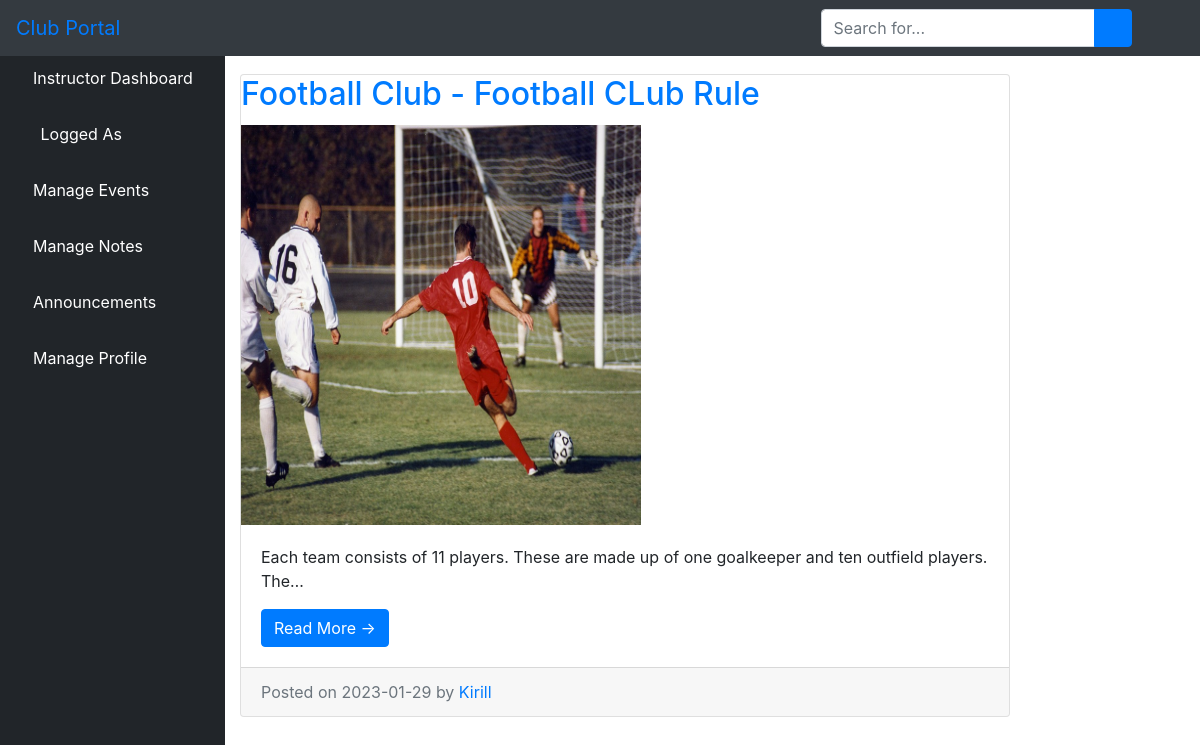
The page /itutorial/ on the database as committed earlier.
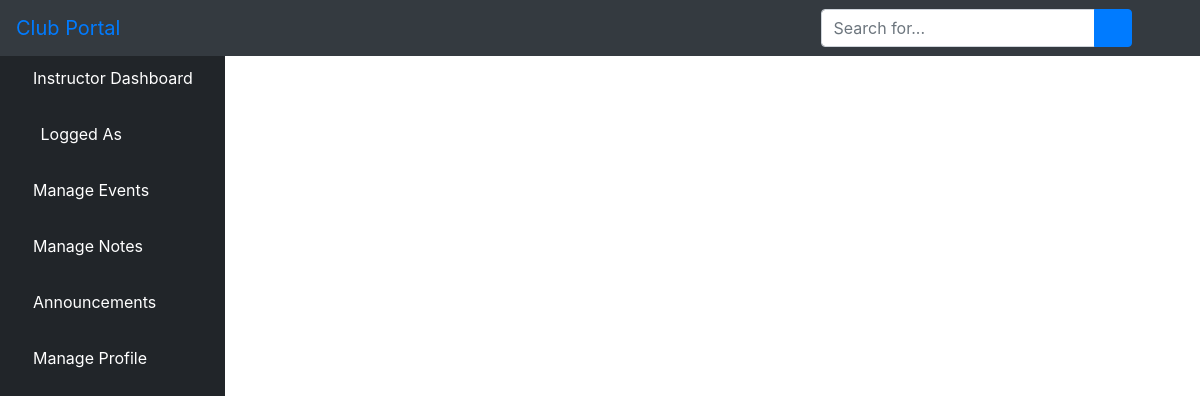
The same page on the database as committed later.
### elearn/models.py (models this page shows, shortened)
class Tutorial(models.Model):
    title = models.CharField(max_length=50)
    content = models.TextField()
    thumb = models.ImageField(upload_to='', null=True, blank=True)
    course = models.ForeignKey(Course, on_delete=models.CASCADE, default='')
    created_at = models.DateTimeField(auto_now_add=True)
    user = models.ForeignKey(User, on_delete=models.CASCADE)
    video = EmbedVideoField(blank=True, null=True)

class Course(models.Model):
    name = models.CharField(max_length=30)
    color = models.CharField(max_length=7, default='#007bff')

class User(AbstractUser):
    is_learner = models.BooleanField(default=False)
    is_instructor = models.BooleanField(default=False)
    is_admin = models.BooleanField(default=False)

### elearn/views.py (the view)
# urls.py: path('itutorial/',views.itutorial,name='itutorial'),
def itutorial(request):
    tutorials = Tutorial.objects.all().order_by('-created_at')
    tutorials = {'tutorials': tutorials}
    return render(request, 'dashboard/instructor/list_tutorial.html', tutorials)

### elearn/templates/dashboard/instructor/list_tutorial.html (shortened to what this page needs)
{% extends 'dashboard/instructor/base.html' %}
{% load static %}
{% block body %}
      <div class="col-md-8">
        {% for tutorial in tutorials %}
        <div class="card mb-4">
            <h2 class="card-title text-primary">{{ tutorial.course.name }} - {{ tutorial.title }}</h2>
          {% if tutorial.thumb %}
              <img src="{{ tutorial.thumb.url }}" alt="{{ tutorial.title }}" style="width:400px; height: 400px">
          {% else %}
                <p></p>
          {% endif %}
          <div class="card-body">
            <p class="card-text">{{ tutorial.content | truncatechars:100 }}</p>
            <a href="{% url 'itutorial-detail' tutorial.pk %}" class="btn btn-primary">Read More &rarr;</a>
          </div>
          <div class="card-footer text-muted">
            Posted on {{ tutorial.created_at }} by
            <a href="#">{{ tutorial.user.username }}</a>
          </div>
        </div>
        {% endfor %}
      </div>
{% endblock %}

Rows that differ between the two databases and show on the page:
removed Tutorial: course.name "Football Club", title "Football CLub Rule", thumb (picture), content "Each team consists of 11 players. These are made up of one goalkeeper and ten outfield players. The…", created_at "2023-01-29", user.username "Kirill"
